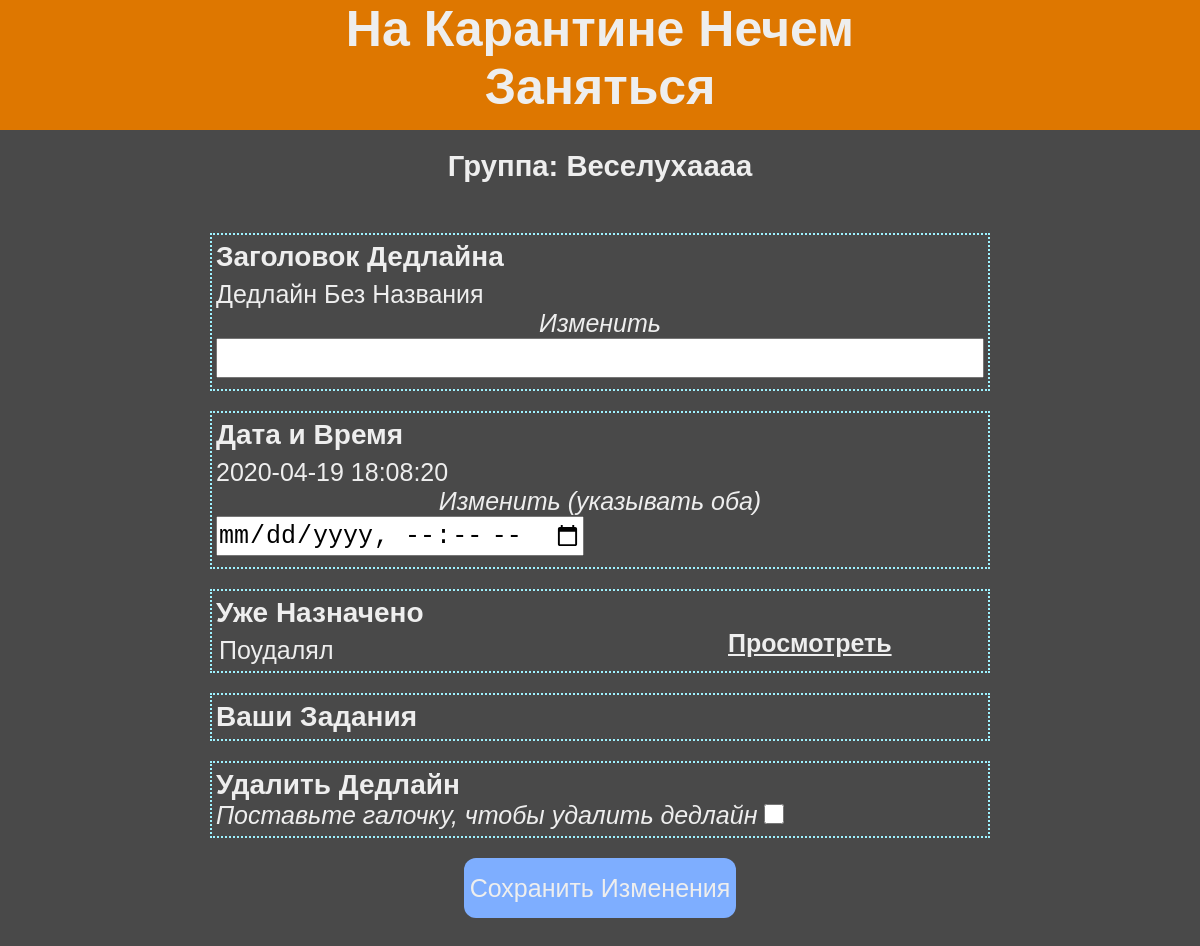
/deadline/9, run on the app's committed database.
### data/group.py (models this page shows, shortened)
class Group(SqlAlchemyBase, SerializerMixin):
    __tablename__ = "groups"
    id = sa.Column(sa.Integer,
                   primary_key=True,
                   autoincrement=True)
    name = sa.Column(sa.String, default="Группа Без Названия")
    deadlines = sa.orm.relationship("Deadline",
                                    backref="group",
                                    lazy="subquery")
    teachers = sa.orm.relationship("User",
                                   secondary="teachers_to_groups",
                                   backref="teacher_groups",
                                   lazy="subquery")
    students = sa.orm.relationship("User",
                                   secondary="students_to_groups",
                                   backref="student_groups",
                                   lazy="subquery")

### data/deadline.py (models this page shows, shortened)
class Deadline(SqlAlchemyBase, SerializerMixin):
    __tablename__ = "deadlines"
    id = sa.Column(sa.Integer,
                   primary_key=True,
                   autoincrement=True)
    name = sa.Column(sa.String, default="Дедлайн Без Названия")
    time = sa.Column(sa.DateTime, default=datetime.datetime.now() + datetime.timedelta(days=2))
    user_id = sa.Column(sa.Integer, sa.ForeignKey("users.id"))
    group_id = sa.Column(sa.Integer, sa.ForeignKey("groups.id"))
    task_id = sa.Column(sa.Integer, sa.ForeignKey("tasks.id"))
    solutions = sa.orm.relationship("Solution",
                                    backref="deadline",
                                    lazy="subquery")

### data/task.py (models this page shows, shortened)
class Task(SqlAlchemyBase, SerializerMixin):
    __tablename__ = "tasks"
    id = sa.Column(sa.Integer,
                   primary_key=True,
                   autoincrement=True)
    name = sa.Column(sa.String, default="Задание Без Названия")
    created_time = sa.Column(sa.DateTime,
                             default=datetime.datetime.now)
    description = sa.Column(sa.String, default="""Описания нет :-( <br/>
                                                  Должно быть вы знаете, что делать""")
    user_id = sa.Column(sa.Integer, sa.ForeignKey("users.id"))
    deadlines = sa.orm.relationship("Deadline",
                                    backref="task",
                                    lazy="subquery")
    problems = sa.orm.relationship("Problem",
                                    backref="task",
                                    lazy="subquery")

### main.py (the view, shortened to what this page needs)
@app.route("/deadline/<int:id>", methods=["GET", "POST"])
def manage_deadline(id):
    if request.method == "GET":
        sql = db.create_session()
        deadline = sql.query(db.Deadline).get(id)
        dl_data = deadline.to_dict(only=("name", "time"))
        if deadline.task is not None:
            dl_data["task"] = deadline.task.to_dict(only=("name", "id"))
        g_data = deadline.group.to_dict(only=("name", ))
        sql.close()
        return render_template("manageDeadline.html", deadline=dl_data, group=g_data)

### data/db_session.py (called while the page is built)
def create_session() -> Session:
    global __factory
    return __factory()

### templates/manageDeadline.html (shortened to what this page needs)
{% extends "j2/base.j2" %}
{% block head %}
	<link rel="stylesheet" type="text/css" href="/static/css/taskNgroup.css">
	<link rel="stylesheet" type="text/css" href="/static/css/manageDeadline.css">
{% endblock %}
{% block body_content %}
	<form class="baseForm" method="post">
			<div class="container">
				<div class="beginPage">
					<h3>Группа: {{ group['name'] }}</h3>
				</div>
				<div class="item">
					<label class="itemTitle">Заголовок Дедлайна</label>
					<label class="current">{{ deadline["name"] }}</label>
					<label class="edit">Изменить</label>
					<input class="fieldInput" type="text" name="name">
				</div>
				<div class="item">
					<label class="itemTitle">Дата и Время</label>
					<label class="current">{{ deadline["time"] }}</label>
					<label class="edit">Изменить (указывать оба)</label>
					<input class="fieldInput" type="datetime-local" name="time" id="time">
				</div>
				<div class="item">
					<label class="itemTitle">Уже Назначено</label>
					{% set task = deadline.get('task') %}
					{% if task is not none %}
						<div class="existField" id="assigned">
							<label class="current">{{ task['name'] }}</label>
							<a href="/correct/{{ task.id }}">Просмотреть</a>
						</div>
					{% else %}
						<h5 class="listEmpty">Выберите задание</h5>
					{% endif %}
				</div>
				<div class="item">
					<label class="itemTitle">Ваши Задания</label>
				</div>
				<div class="item">
					<label class="itemTitle">Удалить Дедлайн</label>
					<div>
						<label class="edit">Поставьте галочку, чтобы удалить дедлайн</label>
						<input class="checkBox" type="checkbox" name="delete">
					</div>
				</div>
				<button class="submitBtn">Сохранить Изменения</button>
			</div>
	</form>
{% endblock %}

### static/css/master.css (style rules this page uses)
* { margin: 0; padding: 0; box-sizing: border-box; }
body { background-color: #494949; font-family: sans-serif; color: #eeeeee; font-size: 25px; margin-bottom: 40vh }
a { color: inherit; font-weight: bold; }
.container { display: flex; flex-direction: column; align-items: center; width: 100%; }
.submitBtn { background-color: #7eaeff; color: inherit; border: 0; border-radius: 12px; padding: 9px 6px; height: 60px; align-self: center; font-size: 25px; }
.fieldInput { width: 100%; height: 40px; font-size: 25px; margin-bottom: 5px; }
.checkBox { width: 20px; height: 20px; }

### static/css/taskNgroup.css (style rules this page uses)
.item { display: flex; flex-direction: column; align-items: flex-start; width: 65%; margin-bottom: 20px; border: 2px dotted #9ef2ff; padding: 6px 4px; }
.beginPage { width: 30%; margin-bottom: 50px; display: flex; flex-direction: column; align-items: center; }
.itemTitle { font-weight: bold; font-size: 28px; }
.current { margin-top: 7px; }
.edit { font-style: italic; align-self: center; }
.existField { width: 100%; display: grid; grid-template-columns: 1fr 1fr 3fr 1fr; }
.existField label { margin-left: 3px; }
.checkBox { width: 20px; height: 20px; }

### static/css/manageDeadline.css (style rules this page uses)
#assigned { grid-template-columns: 2fr 1fr; }
.beginPage { width: 50%; }
#time { width: auto; align-self: left; }

### data on the page
Group: name "Веселухаааа"
Deadline: name "Дедлайн Без Названия"
Task: name "Поудалял"

### other printed values
{{ deadline["time"] }} "2020-04-19 18:08:20"
